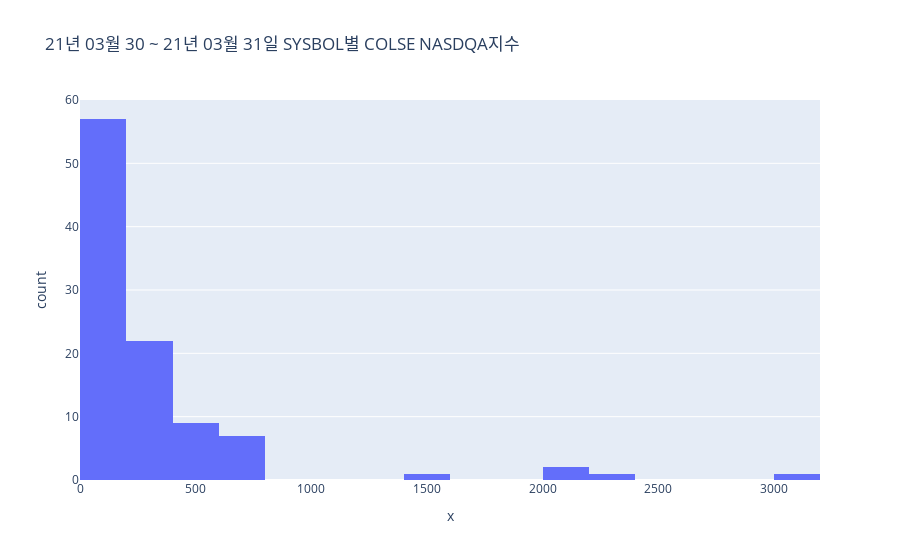

Notebook code for this chart:
### Markdown cell above
### CLOSE 기준 100SYMBALL  정보 한눈에 알아보기

### Code cell
fig = px.histogram(x= nasd['Close'], title='21년 03월 30 ~ 21년 03월 31일 SYSBOL별 COLSE NASDQA지수 ')
fig.show()

### Figure 1 — Plotly figure (JSON) as saved in the notebook; plotly's stock layout.template omitted (floating-point values rounded to 4 significant figures)
{"data": [{"alignmentgroup": "True", "bingroup": "x", "hovertemplate": "x=%{x}<br>count=%{y}<extra></extra>", "legendgroup": "", "marker": {"color": "#636efa"}, "name": "", "offsetgroup": "", "orientation": "v", "showlegend": false, "type": "histogram", "x": [3055.0, 2335.0, 2056.0, 2046.0, 1428.0, 799.5, 726.5, 674.8, 635.6, 632.7, 625.9, 601.3, 572.6, 524.3, 514.9, 513.4, 509.1, 475.9, 470.7, 465.5, 456.2, 373.7, 369.0, 349.8, 347.2, 337.3, 333.0, 317.1, 317.1, 313.2, 312.0, 288, 276.0, 268.4, 249.8, 243.2, 239.6, 236.5, 231.8, 218.2, 213.0, 204.9, 204.4, 197.8, 196.9, 187.9, 185.9, 183.1, 175.3, 172.2, 153.4, 152.6, 150.1, 148.2, 142.5, 135.4, 134.4, 131.5, 130.9, 130.1, 126.8, 124.6, 120.8, 120.4, 120.3, 119.9, 118.5, 110.3, 107.2, 105.0, 102.9, 99.23, 96.37, 93.32, 92.66, 90.69, 86.54, 84.73, 83, 78.57, 76, 66.01, 65.5, 63.77, 60.32, 58.78, 54.98, 52.98, 51.77, 49.97, 49.11, 47.33, 43.5, 40.28, 34.91, 27.65, 25.93, 25.85, 18.58, 13.28], "xaxis": "x", "yaxis": "y"}], "layout": {"barmode": "relative", "legend": {"tracegroupgap": 0}, "title": {"text": "21년 03월 30 ~ 21년 03월 31일 SYSBOL별 COLSE NASDQA지수 "}, "xaxis": {"anchor": "y", "domain": [0, 1], "title": {"text": "x"}}, "yaxis": {"anchor": "x", "domain": [0, 1], "title": {"text": "count"}}}}
